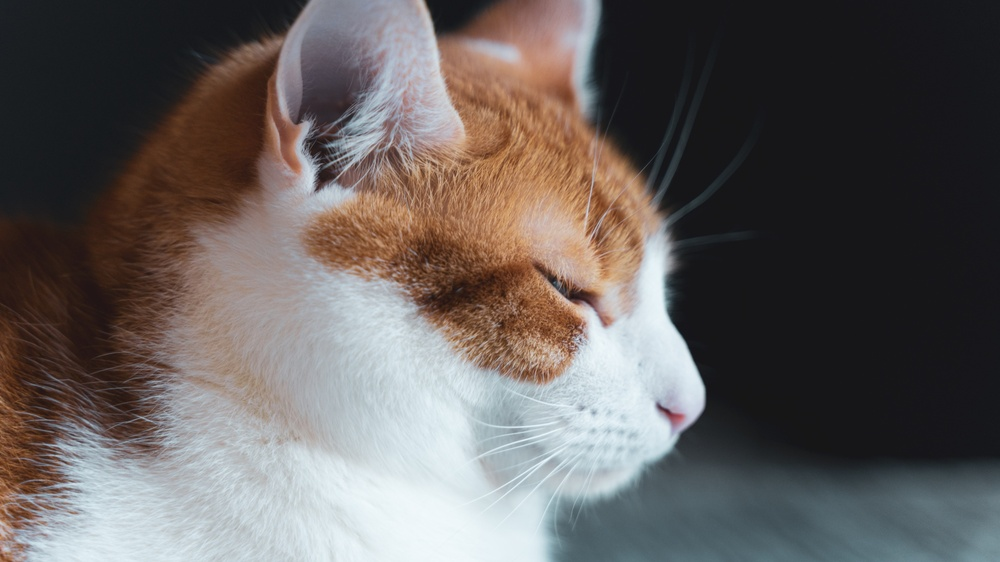
#> input picture resources/cat.jpg, 1000 x 562 px, shrunk from 3840 x 2160 before the run
$ python day12_numpy.py
#> lines starting #> are read from the running program, lines starting #| are printed output that depends on the picture
import numpy as np
import matplotlib.pyplot as plt

# NumPy
# Numerical Python
# 支持大量的维度数组与矩阵运算，也针对数组运算提供大量的数学函数库
# ndarray：N Dimension Array

if __name__ == '__main__':
    # 1维
    # [1, 2, 3]

    # 2维
    # 3 * 4
    # 1 2 3 4
    # 4 5 6 7
    # 8 9 10 11
    a = [
            [1, 2, 3],
            [2, 3, 4],
            [2, 4, 5]
        ]

    # 3维
    a = [
        [
            [1, 2, 3],
            [2, 3, 4],
            [2, 4, 5]
        ],
        [
            [1, 2, 3],
            [2, 3, 4],
            [2, 4, 5]
        ],
        [
            [1, 2, 3],
            [2, 3, 4],
            [2, 4, 5]
        ]
    ]

    a = np.array([1, 2, 3])
    print(type(a))
    print(a)
    print()

    a = np.array([[1, 2, 3], [4, 5, 6]], dtype=np.int8)
    print(type(a))
    print(a)
    print()


    # 属性
    print(a.ndim)
    print(a.shape)
    print(a.size)
    print(a.dtype)

    # [14 lines of commented-out code are left out]
    dt = np.dtype('i8')
    print(type(dt))
    print(dt)

    dt = np.dtype([('age', 'i4')])
    a = np.array([1, 2, 3], dtype=dt)
    print(a['age'])

    dt = np.dtype([('name', 'S20'), ('age', 'i4'), ('xxx', 'i1')])
    a = np.array([('aaa', 20, 1), ('bbb', 21, 2), ('ccc', 22,3)], dtype=dt)
    print(a)
    print(a[0])
    print(a['name'])


    # 内置创建的方法
    # 1、np.zeros()
    a = np.zeros(shape=(2, 3), dtype=np.int8)
    print(a)

    # 2、np.ones()
    a = np.ones(shape=(2, 3), dtype=np.int8)
    print(a)

    # 3、np.full()
    a = np.full(fill_value=7, shape=(3, 2), dtype=np.int8)
    print(a)

    # 4、np.eye() 对角矩阵；k: 移动对角线
    a = np.eye(4, dtype=np.int8)
    print(a)
    a = np.eye(4, k=1, dtype=np.int8)
    print(a)

    # 5、等差数列
    # np.linspace(start, stop, num=50, endpoint=True, retstep=False, dtype=None)
    a = np.linspace(0, 100, dtype=np.int8, endpoint=False, retstep=True)
    print(a)
    print()

    # 6、np.random.randint()
    a = np.random.randint(0, 10, size=(3, 2), dtype=np.int8)
    print(a)

    # 7、np.random.random()
    a = np.random.random(size=(3, 2))
    print(a)

    # 8、np.random.rand()
    a = np.random.rand(2, 3)
    print(a)
    print()

    # 9、np.arange(0, 10)
    a = np.arange(0, 10, 2)  # range(0, 10)
    print(a)

    # 10、np.random.randn(n, m, ...)，创建一个服从 标准正态分布 的多维数组
    # 11、np.random.normal(loc=0.0, scale=1.0, size=None)，创建一个服从 正态分布 的多维数组


    # 索引操作 index
    a = np.array([[1, 2, 3], [4, 5, 6]])
    print(a)
    print()

    print(a[0])
    print(a[1][2], a[-1][-1])
    print(a[1, 2], a[-1, -1])
    print()

    a = np.random.randint(10, size=(2, 3, 4))
    print(a)
    print()

    print(a[0])
    print(a[0][1][-2])
    print()

    a[0][1][-2] = -1
    print(a)

    a[0][1] = [-1, -1, -1, -1]
    print(a)

    a[0][1] = 100
    print(a)


    # 切片操作 slice
    # 1 2 3
    # 4 5 6
    # 7 8 9
    a = np.array([[1, 2, 3], [4, 5, 6], [7, 8, 9]])
    print(a[:1, ])
    print(a[:, :1])
    print(a[:, ::-1])

    # 单独取某些行
    print(a[[0, 2]])

    # 单独取某些行列
    print(a[:, [0, 2]])
    print()

    print(a[[0, 2], [0, 2]])

    b = a[[0, 2]]
    print(b[:, [0, 2]])


    # 图像处理
    cat = plt.imread('../resources/cat.jpg')
#> cat is the input picture: shape (562, 1000, 3); mean R, G, B 101.4, 95.7, 94
    # plt.imshow(cat)
    # plt.show()

    # 上下翻转
    plt.imshow(cat[::-1, :])
    plt.show()
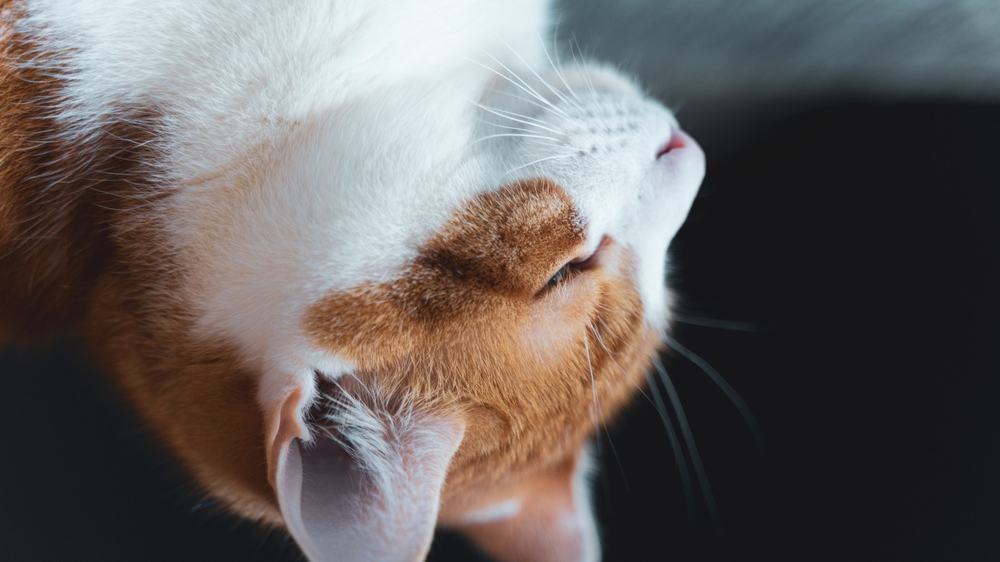
#> shown: shape (562, 1000, 3); mean R, G, B 101.4, 95.7, 94

    # 左右翻转
    plt.imshow(cat[::, ::-1])
    plt.show()
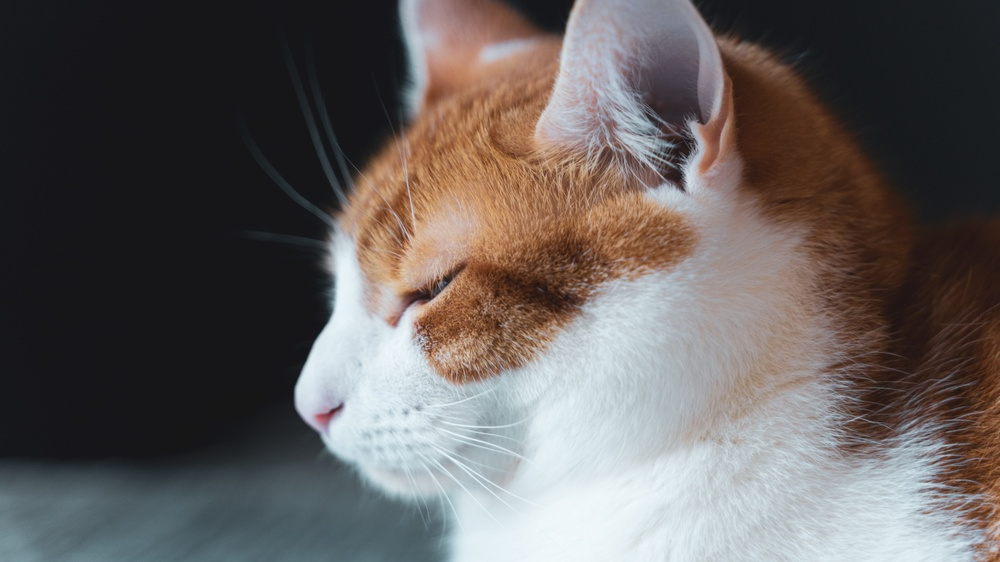
#> shown: shape (562, 1000, 3); mean R, G, B 101.4, 95.7, 94

    # RGB ——> BGR
    plt.imshow(cat[:, :, ::-1])
    plt.show()
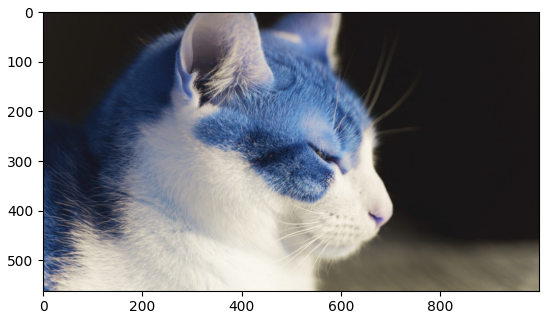
#> figure drawn by matplotlib, 1 panel; B, G, R data is drawn as R, G, B

    # 马赛克：间隔选取像素点，使精度变小
    plt.imshow(cat[::200, ::200])
    plt.show()
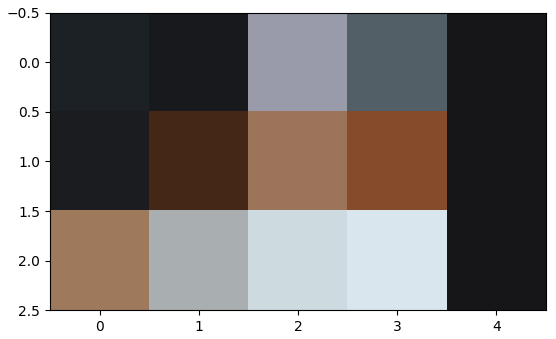
#> figure drawn by matplotlib, 1 panel
